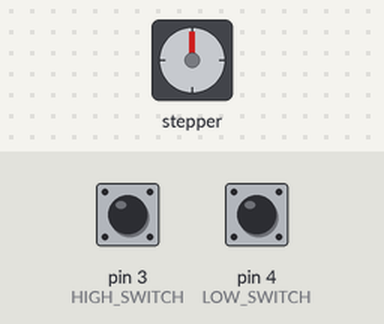
A sketch run on a simulated Arduino Uno, built with avr-gcc and run on an emulated ATmega328P. Shown: stepper motor. Wiring (inferred from the names in the program): stepper motor driver (200 steps per turn assumed): step pin 2; direction pin 5. The inputs (shaded band) are chosen by the test bench; at power-on: pin 3 (HIGH_SWITCH) HIGH, pin 4 (LOW_SWITCH) HIGH. What the sketch prints to the serial monitor is not drawn.

Above: at 0.1 s.
Timing chart, 0 to 1.6 s (numbered marks = the images above):
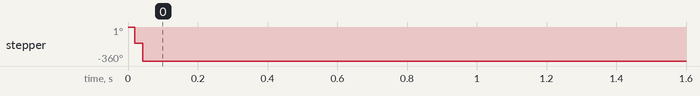

The sketch:

arduino_microsw.ino
```cpp
#include <digitalWriteFast.h>

#define LOW_SWITCH 4
#define HIGH_SWITCH 3
#define DIR 5
#define STEP 2
#define DELAY 100  // in micros

int calibrate() {
  // Serial.println("f1");
  while(!digitalRead(LOW_SWITCH)) {
    // Serial.println("loop");
    digitalWrite(DIR, LOW);
    digitalWriteFast(STEP, HIGH);
    delayMicroseconds(DELAY);
    digitalWriteFast(STEP, LOW);
    delayMicroseconds(DELAY);
  }
  // Serial.println("f2");
  int i;
  while(!digitalRead(HIGH_SWITCH)) {
    digitalWrite(DIR, HIGH);
    digitalWriteFast(STEP, HIGH);
    delayMicroseconds(DELAY);
    digitalWriteFast(STEP, LOW);
    delayMicroseconds(DELAY);
    i++;
  }
  // Serial.println("f3");
  for (int i = 0; i < 200; i++) {
    digitalWrite(DIR, LOW);
    digitalWriteFast(STEP, HIGH);
    delayMicroseconds(DELAY);
    digitalWriteFast(STEP, LOW);
    delayMicroseconds(DELAY);
  }
  return i - 200;
}

void setup() {
  // put your setup code here, to run once:
  pinMode(LOW_SWITCH, INPUT_PULLUP);
  pinMode(HIGH_SWITCH, INPUT_PULLUP);
  pinMode(STEP, OUTPUT);
  pinMode(DIR, OUTPUT);
  Serial.begin(115200);

  digitalWrite(DIR, LOW);

  int end = calibrate();

  Serial.println(end);

  // for (int i = 0; i < end; i++)
  // {
  //   digitalWriteFast(STEP, HIGH);
  //   delayMicroseconds(DELAY);
  //   digitalWriteFast(STEP, LOW);
  //   delayMicroseconds(DELAY);
  // }
}

void loop() {
  // put your main code here, to run repeatedly:
  // Serial.print("lowsw: ");
  // Serial.print(digitalRead(LOW_SWITCH));
  // Serial.print(", highsw: ");
  // Serial.println(digitalRead(HIGH_SWITCH));
}
```

Measured:
- by itself, stepper: goes -171° 0.02 s, then -360°
